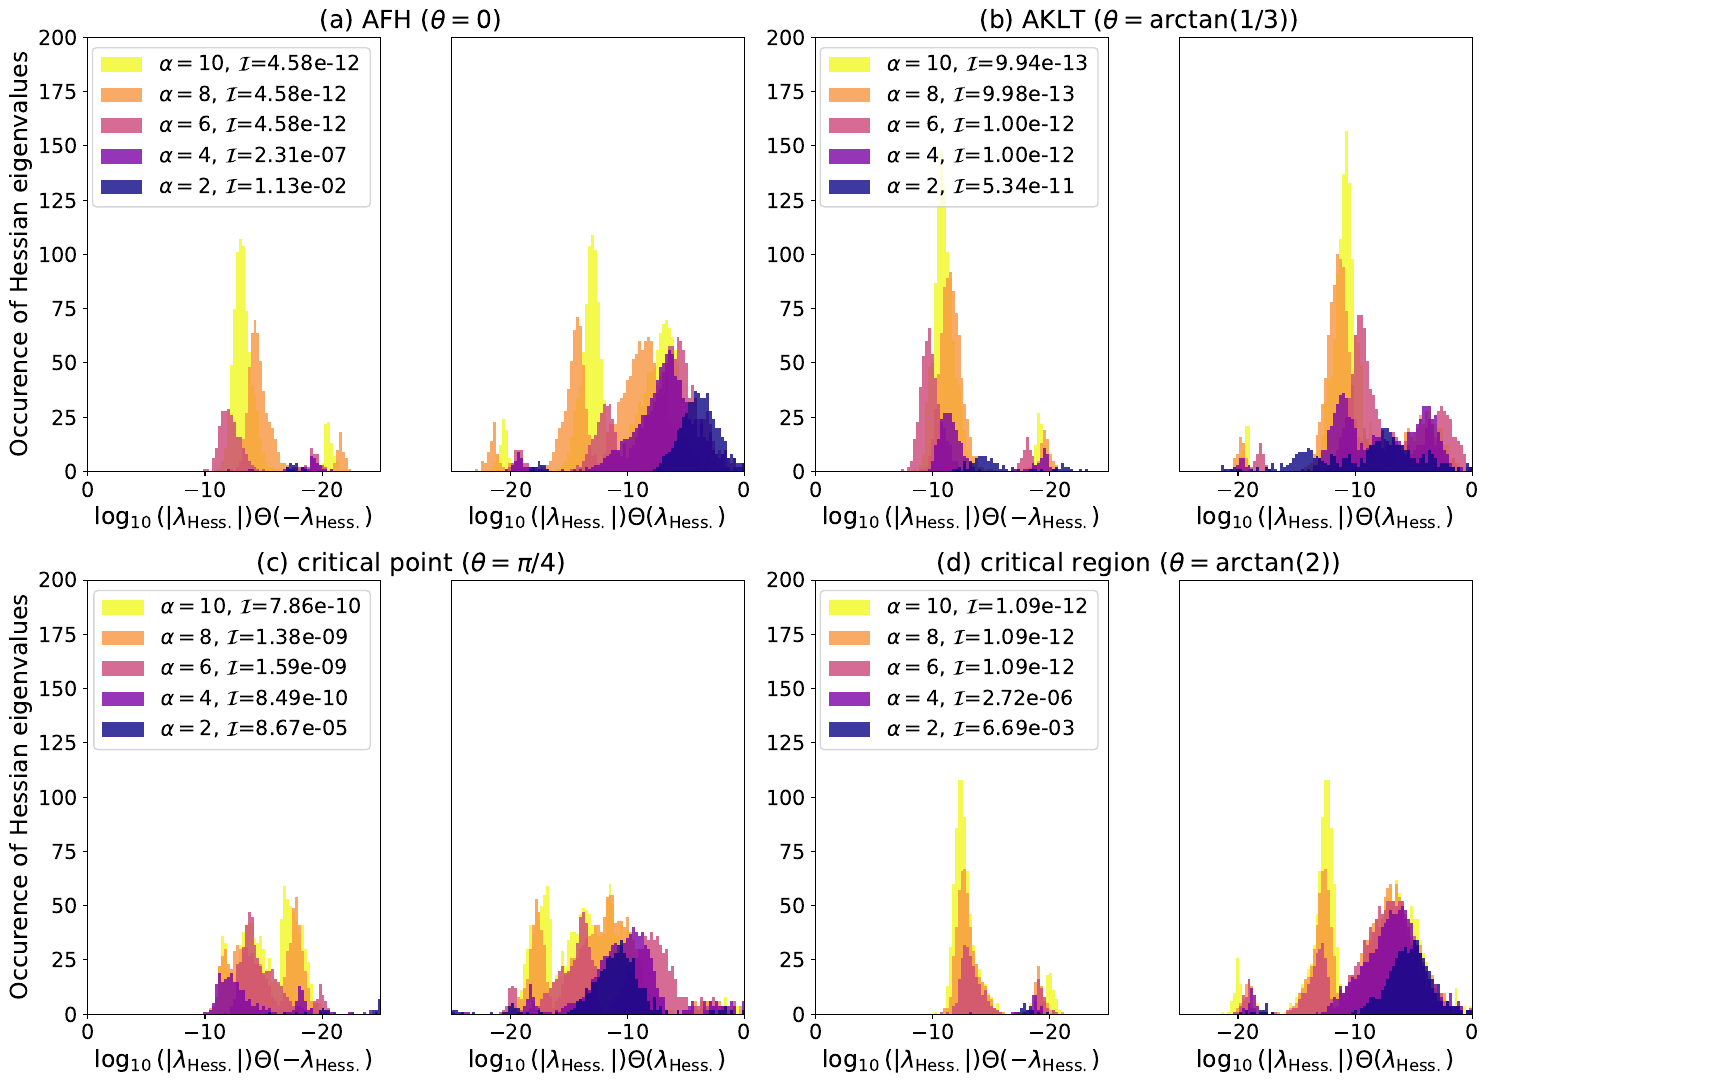

Write the Python code that produced this figure.
import matplotlib.pyplot as plt
import numpy as np




L = 8
alpha_list = np.flip(np.array([2, 4, 6, 8, 10])) # gapless


cmap = plt.cm.plasma
colors = cmap(np.linspace(0, 1, len(alpha_list)))
fontsize_suptitle = 16+2+2
fontsize_title = 14+2+2
fontsize_labels = 13+2+2
fontsize_legend = 13+2
transparency = 0.8

infidelity_list = []
relE_list = []
rank_list = []

fig, axes = plt.subplots(2,4,figsize=(15,11))
#plt.suptitle("Spectrum of the Hessian, for the spin-1 BLBQ chain with L=8", fontsize=fontsize_suptitle)

iterations = 15000
neg_limit = 25
model = "AFH"
axes[0,1].set_title(r"(a) AFH ($\theta=0$)                                               ", fontsize=fontsize_title)
for ia,alp in enumerate(alpha_list):
    infidelity_file = f"./data_infidelity_optimization/converged_infidelity/final_infidelity_model_{model}_L_{L:d}_alpha_{alp:d}.npy"
    infidelity = np.load(infidelity_file)[0]

    hess_eigvals_file = f"./data_infidelity_optimization/hessian_eigenvalues/hess_eigvals_model_{model}_L_{L:d}_alpha_{alp:d}.npy"
    hess_eigvals = np.load(hess_eigvals_file)[:,0]
    hess_eigvals /= hess_eigvals.max()
    positive_hess_logevals = np.log10(hess_eigvals[hess_eigvals>0])
    negative_hess_logevals = np.log10(abs(hess_eigvals[hess_eigvals<0]))

    axes[0,0].hist(negative_hess_logevals, bins=70, alpha=transparency, label=rf"$\alpha={alp}$, "+r"$\mathcal{I}$"+f"={infidelity:.2e}", color=colors[-ia-1])#, edgecolor='black')
    axes[0,1].hist(positive_hess_logevals, bins=70, alpha=transparency, label=rf"$\alpha={alp}$, "+r"$\mathcal{I}$"+f"={infidelity:.2e}", color=colors[-ia-1])#, edgecolor='black')
axes[0,0].legend(loc="upper right", fontsize=fontsize_legend)
axes[0,0].set_xlabel(r'$\log_{10}\left(|\lambda_{\rm Hess.}|\right)\Theta\left(-\lambda_{\rm Hess.}\right)$', fontsize=fontsize_labels)
axes[0,1].set_xlabel(r'$\log_{10}\left(|\lambda_{\rm Hess.}|\right)\Theta\left( \lambda_{\rm Hess.}\right)$', fontsize=fontsize_labels)
axes[0,1].set_xlim(-neg_limit,0)
axes[0,0].set_xlim(0,-neg_limit)


model = "AKLT"
axes[0,3].set_title(r"(b) AKLT ($\theta=\arctan(1/3)$)                                               ", fontsize=fontsize_title)
for ia,alp in enumerate(alpha_list):
    infidelity_file = f"./data_infidelity_optimization/converged_infidelity/final_infidelity_model_{model}_L_{L:d}_alpha_{alp:d}.npy"
    infidelity = np.load(infidelity_file)[0]

    hess_eigvals_file = f"./data_infidelity_optimization/hessian_eigenvalues/hess_eigvals_model_{model}_L_{L:d}_alpha_{alp:d}.npy"
    hess_eigvals = np.load(hess_eigvals_file)[:,0]
    hess_eigvals /= hess_eigvals.max()
    positive_hess_logevals = np.log10(hess_eigvals[hess_eigvals>0])
    negative_hess_logevals = np.log10(abs(hess_eigvals[hess_eigvals<0]))

    axes[0,2].hist(negative_hess_logevals, bins=70, alpha=transparency, label=rf"$\alpha={alp}$, "+r"$\mathcal{I}$"+f"={infidelity:.2e}", color=colors[-ia-1])#, edgecolor='black')
    axes[0,3].hist(positive_hess_logevals, bins=70, alpha=transparency, label=rf"$\alpha={alp}$, "+r"$\mathcal{I}$"+f"={infidelity:.2e}", color=colors[-ia-1])#, edgecolor='black')
axes[0,2].legend(loc="upper right", fontsize=fontsize_legend)
axes[0,2].set_xlabel(r'$\log_{10}\left(|\lambda_{\rm Hess.}|\right)\Theta\left(-\lambda_{\rm Hess.}\right)$', fontsize=fontsize_labels)
axes[0,3].set_xlabel(r'$\log_{10}\left(|\lambda_{\rm Hess.}|\right)\Theta\left( \lambda_{\rm Hess.}\right)$', fontsize=fontsize_labels)
axes[0,3].set_xlim(-neg_limit,0)
axes[0,2].set_xlim(0,-neg_limit)



model = "LS"
axes[1,1].set_title(r"(c) critical point ($\theta=\pi/4$)                                               ", fontsize=fontsize_title)
for ia,alp in enumerate(alpha_list):
    infidelity_file = f"./data_infidelity_optimization/converged_infidelity/final_infidelity_model_{model}_L_{L:d}_alpha_{alp:d}.npy"
    infidelity = np.load(infidelity_file)[0]

    hess_eigvals_file = f"./data_infidelity_optimization/hessian_eigenvalues/hess_eigvals_model_{model}_L_{L:d}_alpha_{alp:d}.npy"
    hess_eigvals = np.load(hess_eigvals_file)[:,0]
    hess_eigvals /= hess_eigvals.max()
    positive_hess_logevals = np.log10(hess_eigvals[hess_eigvals>0])
    negative_hess_logevals = np.log10(abs(hess_eigvals[hess_eigvals<0]))

    axes[1,0].hist(negative_hess_logevals, bins=70, alpha=transparency, label=rf"$\alpha={alp}$, "+r"$\mathcal{I}$"+f"={infidelity:.2e}", color=colors[-ia-1])#, edgecolor='black')
    axes[1,1].hist(positive_hess_logevals, bins=70, alpha=transparency, label=rf"$\alpha={alp}$, "+r"$\mathcal{I}$"+f"={infidelity:.2e}", color=colors[-ia-1])#, edgecolor='black')
axes[1,0].legend(loc="upper right", fontsize=fontsize_legend)
axes[1,0].set_xlabel(r'$\log_{10}\left(|\lambda_{\rm Hess.}|\right)\Theta\left(-\lambda_{\rm Hess.}\right)$', fontsize=fontsize_labels)
axes[1,1].set_xlabel(r'$\log_{10}\left(|\lambda_{\rm Hess.}|\right)\Theta\left( \lambda_{\rm Hess.}\right)$', fontsize=fontsize_labels)
axes[1,1].set_xlim(-neg_limit,0)
axes[1,0].set_xlim(0,-neg_limit)



model = "gapless"
axes[1,3].set_title(r"(d) critical region ($\theta=\arctan(2)$)                                               ", fontsize=fontsize_title)
for ia,alp in enumerate(alpha_list):
    infidelity_file = f"./data_infidelity_optimization/converged_infidelity/final_infidelity_model_{model}_L_{L:d}_alpha_{alp:d}.npy"
    infidelity = np.load(infidelity_file)[0]

    hess_eigvals_file = f"./data_infidelity_optimization/hessian_eigenvalues/hess_eigvals_model_{model}_L_{L:d}_alpha_{alp:d}.npy"
    hess_eigvals = np.load(hess_eigvals_file)[:,0]
    hess_eigvals /= hess_eigvals.max()
    positive_hess_logevals = np.log10(hess_eigvals[hess_eigvals>0])
    negative_hess_logevals = np.log10(abs(hess_eigvals[hess_eigvals<0]))

    axes[1,2].hist(negative_hess_logevals, bins=70, alpha=transparency, label=rf"$\alpha={alp}$, "+r"$\mathcal{I}$"+f"={infidelity:.2e}", color=colors[-ia-1])#, edgecolor='black')
    axes[1,3].hist(positive_hess_logevals, bins=70, alpha=transparency, label=rf"$\alpha={alp}$, "+r"$\mathcal{I}$"+f"={infidelity:.2e}", color=colors[-ia-1])#, edgecolor='black')
    
axes[1,2].set_xlabel(r'$\log_{10}\left(|\lambda_{\rm Hess.}|\right)\Theta\left(-\lambda_{\rm Hess.}\right)$', fontsize=fontsize_labels)
axes[1,3].set_xlabel(r'$\log_{10}\left(|\lambda_{\rm Hess.}|\right)\Theta\left( \lambda_{\rm Hess.}\right)$', fontsize=fontsize_labels)
axes[1,3].set_xlim(-neg_limit,0)
axes[1,2].set_xlim(0,-neg_limit)

axes[1,2].legend(loc="upper right", fontsize=fontsize_legend)

axes[0,0].set_ylabel("Occurence of Hessian eigenvalues", fontsize=fontsize_labels)
axes[1,0].set_ylabel("Occurence of Hessian eigenvalues", fontsize=fontsize_labels)

for ax in axes.flat:
    ax.tick_params(axis='both', labelsize=fontsize_legend)
    ax.set_ylim(0,200)

axes[0, 1].yaxis.set_visible(False)
axes[0, 3].yaxis.set_visible(False)
axes[1, 1].yaxis.set_visible(False)
axes[1, 3].yaxis.set_visible(False)

plt.tight_layout()
plt.savefig("fig_8.pdf", dpi=300, bbox_inches="tight")

